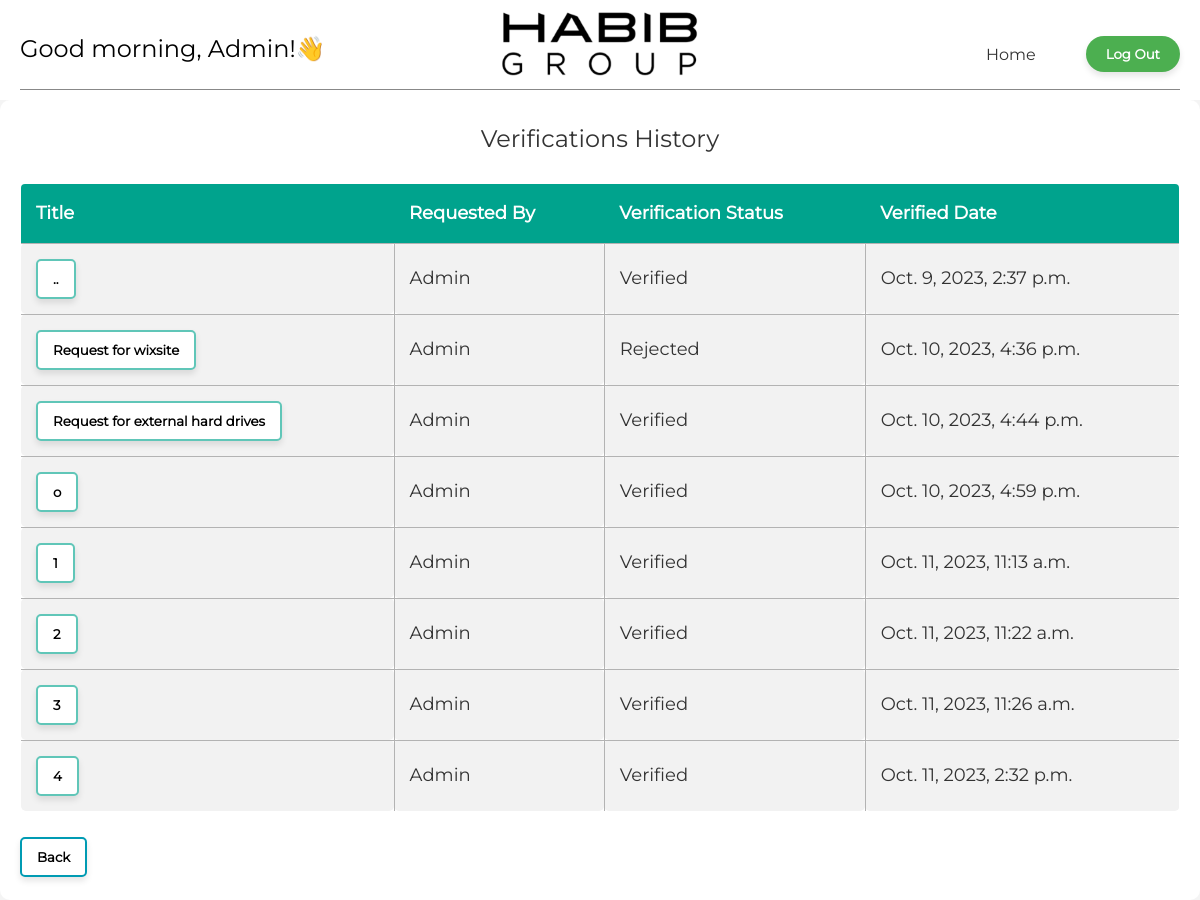
/verification_history/ (signed in), run on an earlier commit of the app's database.
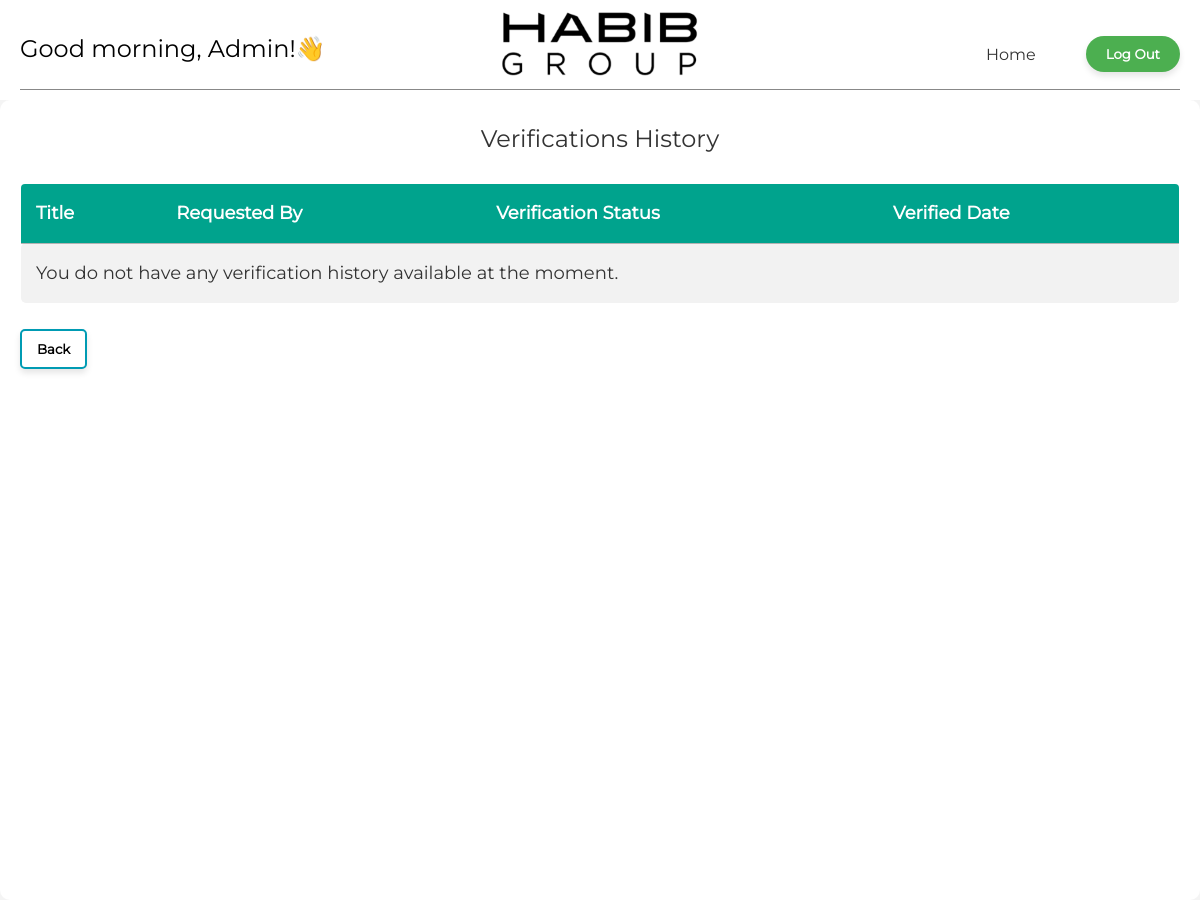
And on a later commit of the database.
### app/models.py (models this page shows, shortened)
class Quotation(models.Model):
    STATUS_CHOICES_VERIFIER = (
        ("PENDING", "pending"),
        ("VERIFIED", "verified"),
        ("REJECTED", "rejected"),
    )
    STATUS_CHOICES_APPROVER = (
        ("PENDING", "pending"),
        ("APPROVED", "approved"),
        ("REJECTED", "rejected"),
    )
    FINAL_APPROVER_STATUS_CHOICES = (
        ("PENDING", "pending"),
        ("APPROVED", "approved"),
        ("REJECTED", "rejected"),
    )
    FINANCE_STATUS_CHOICES = (
        ("PENDING", "pending"),
        ("APPROVED", "approved"),
        ("REJECTED", "rejected"),
    )
    qid = models.AutoField(primary_key=True)
    title = models.CharField(max_length=255)
    date = models.DateTimeField(auto_now_add=True)
    initiator = models.ForeignKey(User, on_delete=models.CASCADE, related_name='initiated_quotations', blank=True)
    remarks = models.TextField(null=True, blank=True)
    department = models.ForeignKey(Department, on_delete=models.SET_NULL, null=True, related_name='quotations')
    branch = models.ForeignKey(Branch, on_delete=models.SET_NULL, null=True, related_name='quotations')
    entity = models.ForeignKey(Entity, on_delete=models.SET_NULL, null=True, related_name='quotations')
    supplier = models.CharField(max_length=255, null=True)
    item = models.CharField(max_length=255, null=True)
    specification = models.TextField(null=True, blank=True)
    quantity = models.PositiveIntegerField(null=True)
    price = models.DecimalField(max_digits=10, decimal_places=2, null=True)
    total_amount = models.DecimalField(max_digits=10, decimal_places=2, null=True)
    verifier = models.ForeignKey(User, on_delete=models.SET_NULL, related_name='verified_quotations', null=True, blank=True)
    verify_status = models.CharField(default='pending', choices=STATUS_CHOICES_VERIFIER, max_length=20)
    verified_at = models.DateTimeField(null=True, blank=True)
    verify_remarks = models.CharField(max_length=50, blank=True, null=True, help_text="Max length is 50 characters")
    approver = models.ForeignKey(User, on_delete=models.SET_NULL, related_name='approved_quotations', null=True, blank=True)
    approve_status = models.CharField(default='pending', choices=STATUS_CHOICES_APPROVER, max_length=20, blank=True, null=True)
    approval_at = models.DateTimeField(null=True, blank=True)
    approval_remarks = models.CharField(max_length=50, blank=True, null=True, help_text="Max length is 50 characters")
    final_approver = models.ForeignKey(User, on_delete=models.SET_NULL, related_name='final_approved_quotations', null=True, blank=True)
    final_approval_status = models.CharField(default='PENDING', choices=FINAL_APPROVER_STATUS_CHOICES, max_length=20, blank=True, null=True)
    final_approval_at = models.DateTimeField(null=True, blank=True)
    final_approval_remarks = models.CharField(max_length=50, blank=True, null=True)
    finance_user = models.ForeignKey(User, on_delete=models.SET_NULL, related_name='finance_user_quotations', null=True, blank=True)
    finance_status = models.CharField(default='PENDING', choices=FINANCE_STATUS_CHOICES, max_length=20, blank=True, null=True)
    finance_reviewed_at = models.DateTimeField(null=True, blank=True)
    finance_remarks = models.CharField(max_length=50, blank=True, null=True)

### app/views.py (the view)
# urls.py: path('verification_history/', views.verification_history, name='verification_history'),
@login_required
@cache_control(no_cache=True, must_revalidate=True, no_store=True)
def verification_history(request):
    user_quotations = Quotation.objects.filter(
        verifier=request.user, verify_status__in=["VERIFIED", "REJECTED"]
    )
    context = {"quotations": user_quotations}
    return render(request, "verification_history.html", context)

### app/templates/verification_history.html (shortened to what this page needs)
{% extends 'base.html' %}
{% block content %}
<div id="list-container">
    <h2>Verifications History</h2>
    <table id="verification-history">
        <thead>
            <tr>
                <th>Title</th>
                <th>Requested By</th>
                <th>Verification Status</th>
                <th>Verified Date</th>
            </tr>
        </thead>
        <tbody>
            {% for q in quotations %}
            <tr>
                <td>
                    <form action="{% url 'quotation_details' q.qid %}" method="get">
                        <button class="btn-link-verification-history" id="btn-link-verification-history" type="submit">{{ q.title }}</button>
                    </form>
                </td>
                <td>{{ q.initiator }}</td>
                <td>{{ q.verify_status }}</td>
                <td>{{ q.verified_at }}</td>
            </tr>
            {% empty %}
            <tr>
                <td colspan="4" class="text-center">You do not have any verification history available at the moment.</td>
            </tr>
            {% endfor %}
        </tbody>
    </table>
    <a href="#" onclick="history.go(-1)" class="btn-back">
        <button>Back</button>
    </a>
</div>
{% endblock %}

What changed in the data, as far as the page shows it:
removed Quotation: title "..", initiator "admin", verify_status "verified", verified_at "oct. 9, 2023, 2:37 p.m."
removed Quotation: title "Request for wixsite", initiator "admin", verify_status "rejected", verified_at "oct. 10, 2023, 4:36 p.m."
removed Quotation: title "Request for external hard drives", initiator "admin", verify_status "verified", verified_at "oct. 10, 2023, 4:44 p.m."
removed Quotation: title "o", initiator "admin", verify_status "verified", verified_at "oct. 10, 2023, 4:59 p.m."
removed Quotation: title "1", initiator "admin", verify_status "verified", verified_at "oct. 11, 2023, 11:13 a.m."
removed Quotation: title "2", initiator "admin", verify_status "verified", verified_at "oct. 11, 2023, 11:22 a.m."
removed Quotation: title "3", initiator "admin", verify_status "verified", verified_at "oct. 11, 2023, 11:26 a.m."
removed Quotation: title "4", initiator "admin", verify_status "verified", verified_at "oct. 11, 2023, 2:32 p.m."
Also different on the page:
text now shown: "you do not have any verification history available at the moment."
